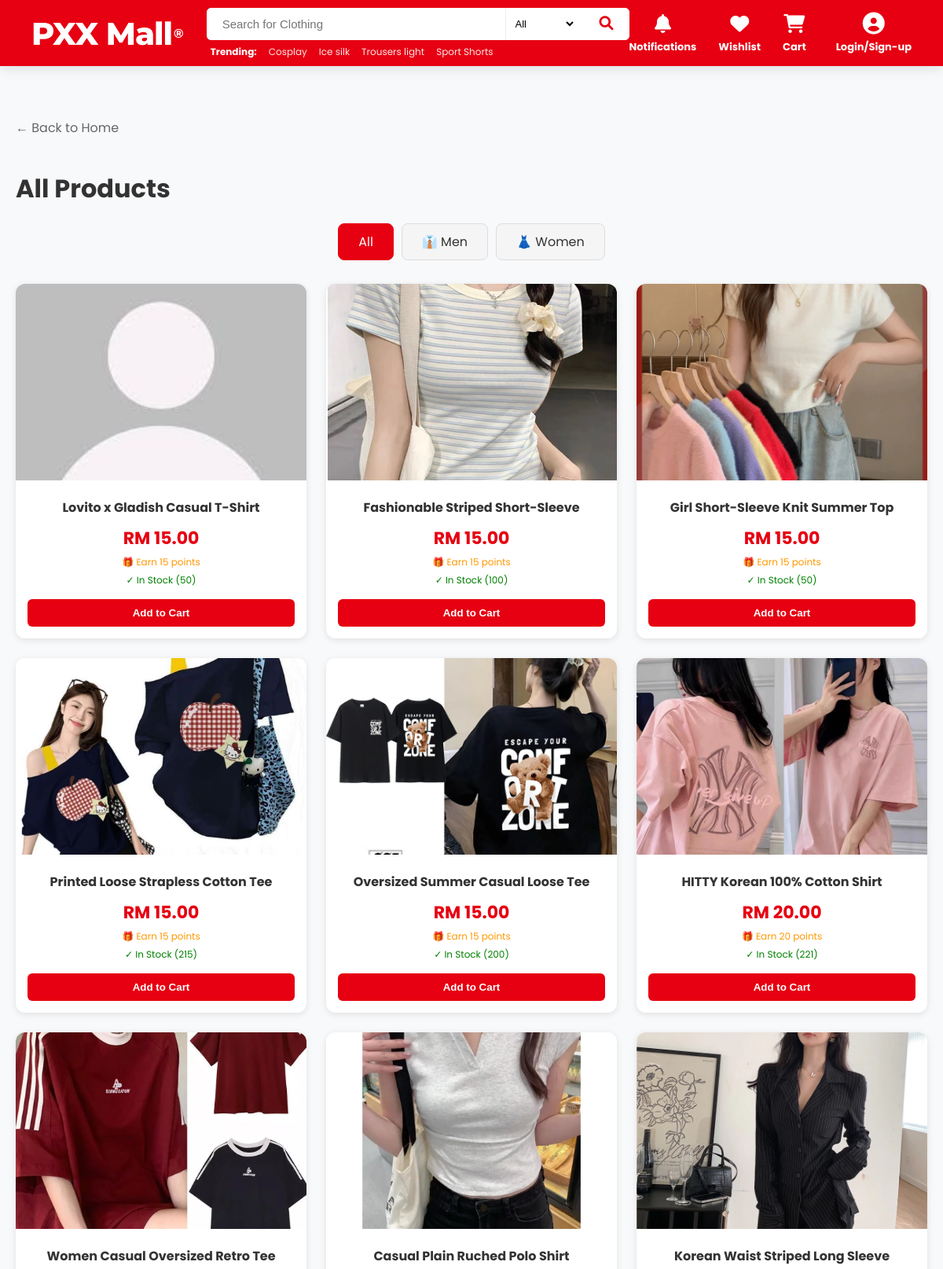
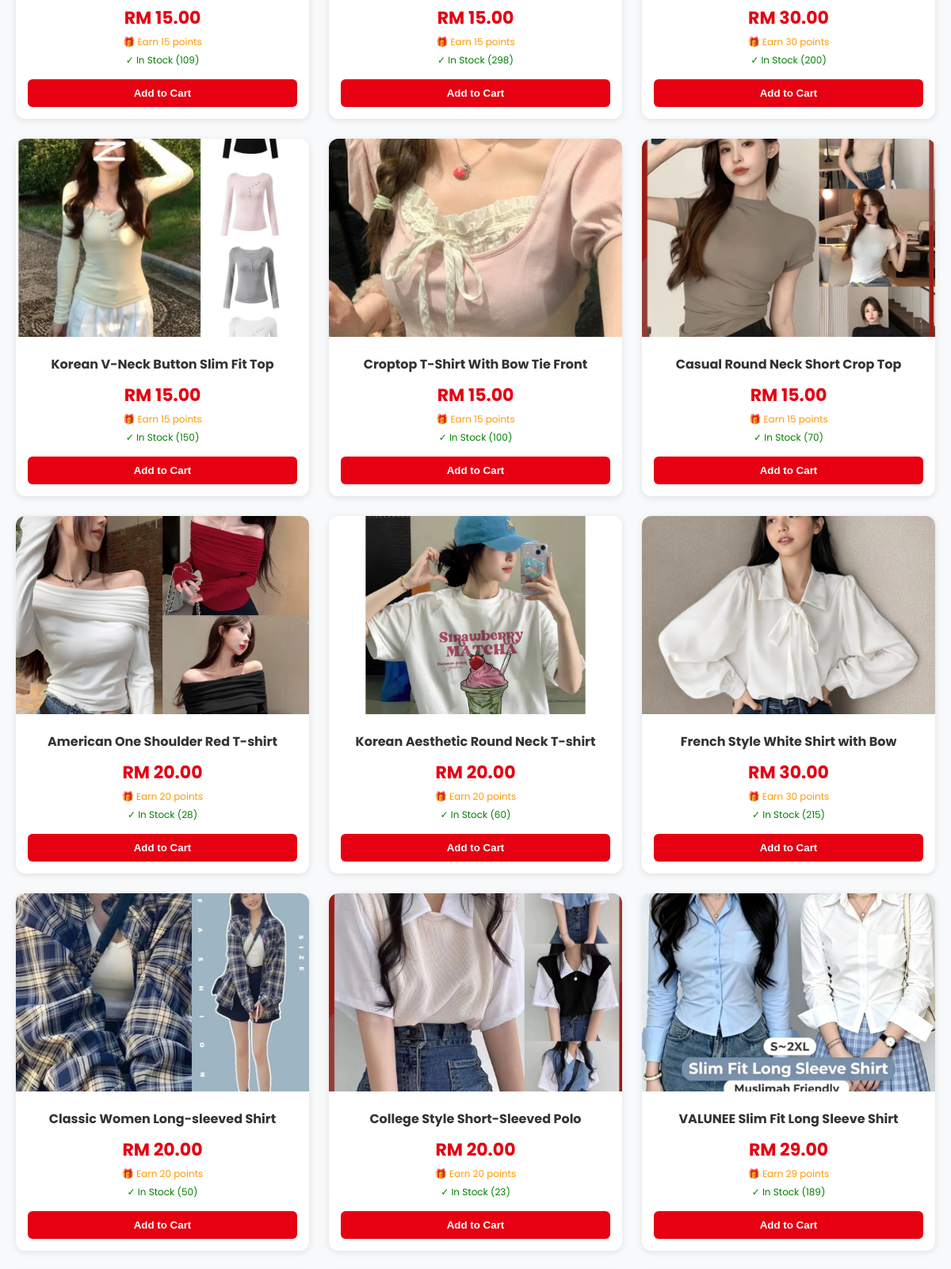
The page /ViewAllProduct.php (upper part) on the database its author committed (2 pictures, top to bottom).
### tables this page shows
CREATE TABLE `products` (
  `product_id` varchar(20) NOT NULL,
  `category_id` varchar(20) NOT NULL,
  `name` varchar(255) NOT NULL,
  `keywords` text DEFAULT NULL,
  `description` text DEFAULT NULL,
  `price` decimal(10,2) NOT NULL,
  `size` varchar(100) DEFAULT NULL,
  `colour` varchar(100) DEFAULT NULL,
  `rating` varchar(20) NOT NULL,
  `stock` int(11) NOT NULL DEFAULT 0,
  `low_stock_threshold` int(11) DEFAULT 5,
  `sales_count` int(11) DEFAULT 0,
  `product_image` varchar(255) DEFAULT NULL,
  `status` enum('In stock','Low in stock','Out of stock') DEFAULT NULL,
  `created_at` timestamp NOT NULL DEFAULT current_timestamp()
);

### ViewAllProduct.php (the view, shortened to what this page needs)
<?php
require_once 'includes/db.php';
require_once 'includes/_head.php';
$search = isset($_GET['query']) ? trim($_GET['query']) : '';
$category = isset($_GET['category']) ? trim($_GET['category']) : '';
$sql = "SELECT * FROM products WHERE 1=1";
$params = [];
$sql .= " ORDER BY product_id DESC";
$stmt = $pdo->prepare($sql);
$stmt->execute($params);
$products = $stmt->fetchAll();
$search_suggestion = '';
?>
<div class="products-container">
    <a href="index.php" class="back-link">← Back to Home</a>
    <h1>All Products</h1>
    <div class="filter-bar">
        <div class="category-buttons">
            <a href="ViewAllProduct.php<?php echo $search ? '?query='.urlencode($search) : ''; ?>" class="category-btn <?php echo empty($category) ? 'active' : ''; ?>">All</a>
            <a href="ViewAllProduct.php<?php echo $search ? '?query='.urlencode($search).'&' : '?'; ?>category=Men" class="category-btn <?php echo $category == 'Men' ? 'active' : ''; ?>">👔 Men</a>
            <a href="ViewAllProduct.php<?php echo $search ? '?query='.urlencode($search).'&' : '?'; ?>category=Women" class="category-btn <?php echo $category == 'Women' ? 'active' : ''; ?>">👗 Women</a>
        </div>
    </div>
    <?php if (empty($products)): ?>
        <div class="no-results">
            <p>No products found for "<?php echo htmlspecialchars($search); ?>"</p>
            <?php if ($search_suggestion): ?>
                <p class="search-suggestion">💡 <?php echo $search_suggestion; ?></p>
            <?php endif; ?>
            <a href="ViewAllProduct.php" style="color: #e60012;">View all products</a>
        </div>
    <?php else: ?>
        <div class="products-grid">
            <?php foreach ($products as $product): ?>
                <div class="product-card">
                    <a href="memberProducts/detail.php?id=<?php echo $product['product_id']; ?>">
                        <img src="images/<?php echo !empty($product['product_image']) ? htmlspecialchars($product['product_image']) : 'default.jpg'; ?>" onerror="this.src='images/default.jpg'">
                    </a>
                    <div class="product-info">
                        <div class="product-name">
                            <a href="memberProducts/detail.php?id=<?php echo $product['product_id']; ?>">
                                <?php echo htmlspecialchars($product['name']); ?>
                            </a>
                        </div>
                        <div class="price">RM <?php echo number_format($product['price'], 2); ?></div>
                        <div class="points">🎁 Earn <?php echo floor($product['price']); ?> points</div>
                        <div class="stock <?php echo $product['stock'] > 0 ? 'in-stock' : 'out-stock'; ?>">
                            <?php echo $product['stock'] > 0 ? '✓ In Stock (' . $product['stock'] . ')' : '✗ Out of Stock'; ?>
                        </div>
                        <?php if ($product['stock'] > 0): ?>
                            <button class="add-to-cart" data-id="<?php echo $product['product_id']; ?>">Add to Cart</button>
                        <?php else: ?>
                            <button class="add-to-cart" disabled style="background: #ccc;">Out of Stock</button>
                        <?php endif; ?>
                    </div>
                </div>
            <?php endforeach; ?>
        </div>
    <?php endif; ?>
</div>
<?php require_once 'includes/_foot.php'; ?>

### includes/_head.php (style rules this page uses)
:root { --pxx-red: #e60012; --white: #ffffff; --gray-100: #f8f9fa; --transition: all 0.3s cubic-bezier(0.4, 0, 0.2, 1); }
body { margin: 0; font-family: 'Poppins', sans-serif; background-color: var(--gray-100); }
* { box-sizing: border-box; }
a { text-decoration: none; color: inherit; transition: var(--transition); }

### ViewAllProduct.php (style rules this page uses)
.products-container { max-width: 1200px; margin: 40px auto; padding: 0 20px; }
h1 { color: #333; margin-bottom: 20px; }
.filter-bar { display: flex; gap: 15px; margin-bottom: 30px; justify-content: center; flex-wrap: wrap; }
.category-buttons { display: flex; gap: 10px; flex-wrap: wrap; }
.category-btn { padding: 10px 25px; background: #f5f5f5; border: 1px solid #ddd; border-radius: 8px; cursor: pointer; text-decoration: none; color: #333; transition: 0.3s; }
.category-btn.active { background: #e60012; color: white; border-color: #e60012; }
.products-grid { display: grid; grid-template-columns: repeat(auto-fill, minmax(280px, 1fr)); gap: 25px; margin-top: 20px; }
.product-card { background: white; border-radius: 12px; overflow: hidden; box-shadow: 0 2px 8px rgba(0,0,0,0.1); transition: transform 0.3s; }
.product-card img { width: 100%; height: 250px; object-fit: cover; }
.product-info { padding: 15px; text-align: center; }
.product-name { font-size: 16px; font-weight: bold; margin: 0 0 10px 0; }
.product-name a { text-decoration: none; color: #333; }
.price { color: #e60012; font-size: 22px; font-weight: bold; }
.points { color: #ff9800; font-size: 12px; margin: 5px 0; }
.stock { font-size: 12px; margin: 5px 0; }
.in-stock { color: green; }
.add-to-cart { width: 100%; background: #e60012; color: white; border: none; padding: 10px; border-radius: 6px; cursor: pointer; margin-top: 10px; font-weight: bold; }
.back-link { display: inline-block; margin-bottom: 20px; color: #666; text-decoration: none; }

### rows shown on the page
products: shows a picture, name "Lovito x Gladish Casual T-Shirt", price "15.00", price "15", stock "50"
products: product_image (picture), name "Fashionable Striped Short-Sleeve", price "15.00", price "15", stock "100"
products: product_image (picture), name "Girl Short-Sleeve Knit Summer Top", price "15.00", price "15", stock "50"
products: product_image (picture), name "Printed Loose Strapless Cotton Tee", price "15.00", price "15", stock "215"
products: product_image (picture), name "Oversized Summer Casual Loose Tee", price "15.00", price "15", stock "200"
products: product_image (picture), name "HITTY Korean 100% Cotton Shirt", price "20.00", price "20", stock "221"
products: product_image (picture), name "Women Casual Oversized Retro Tee", price "15.00", price "15", stock "109"
products: product_image (picture), name "Casual Plain Ruched Polo Shirt", price "15.00", price "15", stock "298"
products: product_image (picture), name "Korean Waist Striped Long Sleeve", price "30.00", price "30", stock "200"
products: product_image (picture), name "Korean V-Neck Button Slim Fit Top", price "15.00", price "15", stock "150"
products: product_image (picture), name "Croptop T-Shirt With Bow Tie Front", price "15.00", price "15", stock "100"
products: product_image (picture), name "Casual Round Neck Short Crop Top", price "15.00", price "15", stock "70"
products: product_image (picture), name "American One Shoulder Red T-shirt", price "20.00", price "20", stock "28"
products: product_image (picture), name "Korean Aesthetic Round Neck T-shirt", price "20.00", price "20", stock "60"
products: product_image (picture), name "French Style White Shirt with Bow", price "30.00", price "30", stock "215"
products: product_image (picture), name "Classic Women Long-sleeved Shirt", price "20.00", price "20", stock "50"
products: product_image (picture), name "College Style Short-Sleeved Polo", price "20.00", price "20", stock "23"
products: product_image (picture), name "VALUNEE Slim Fit Long Sleeve Shirt", price "29.00", price "29", stock "189"

### other values the page prints
$kw "Cosplay"
$kw "Ice silk"
$kw "Trousers light"
$kw "Sport Shorts"
